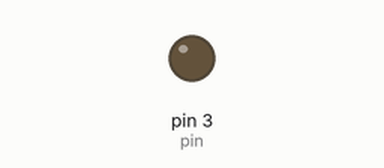
Simulated run of this sketch. Board: Arduino Uno, built with avr-gcc and run on an emulated ATmega328P. Shown: output pins drawn as LEDs (lit = HIGH).

Above: at 0.05 s.
At 0.6 s:
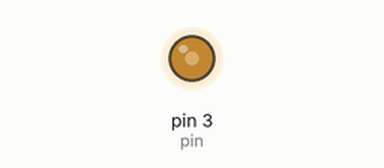
At 1.1 s:
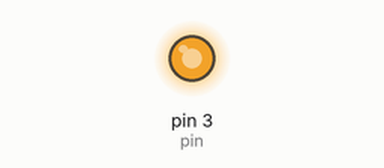
At 2.15 s:
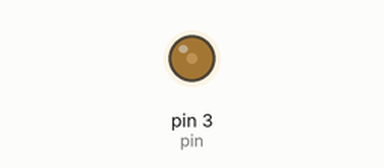
Timing chart, 0 to 5.5 s (numbered marks = the images above):
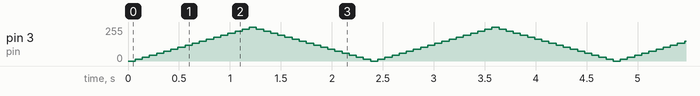

The sketch:

myfade_program.ino
```cpp
int pin=3;
int brightness=0;
int fadeam=15;

void setup() {
  pinMode(pin,OUTPUT);
  // put your setup code here, to run once:

}

void loop() {
  //analogWrite is used to assign any values other than HIGH and LOW, and the range lies from 0-255
  analogWrite(pin,brightness);

  brightness+=fadeam;
  if(brightness<=0 || brightness>=255){
    fadeam= -fadeam;
  }
  delay(70);
  // put your main code here, to run repeatedly:

}
```
